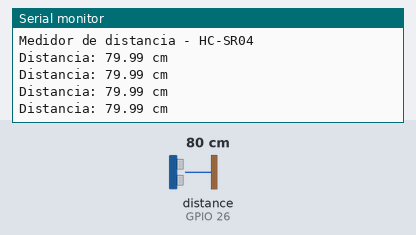
The sketch below on a simulated ESP32. On the bench: the last lines printed to the serial monitor. Wiring (inferred from the names in the program): ultrasonic range finder: trigger GPIO 27; echo GPIO 26. Inputs (shaded band) come from the test bench; at power-on: distance to the obstacle (sensor on GPIO 26) 80 cm. The echo pulse lasts 58.3 µs per cm.

Above: at 1.2 s.
1.3 s: distance to the obstacle (sensor on GPIO 26) set to 2 cm
At 1.73 s:
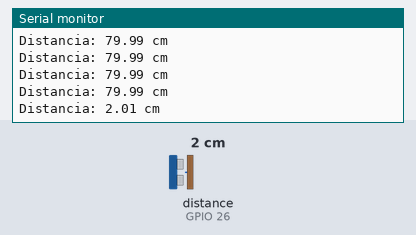
2.8 s: distance to the obstacle (sensor on GPIO 26) set to 4 cm
At 2.94 s:
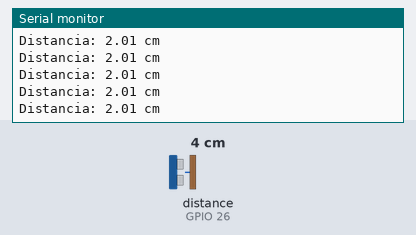
Timing chart, 0 to 5.8 s (numbered marks = the images above; inputs shaded):
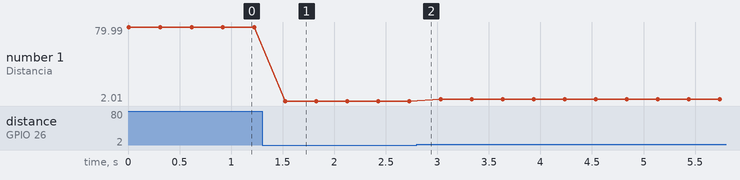

The sketch:

source.ino
```cpp
const int TRIG_PIN = 27;
const int ECHO_PIN = 26;

volatile unsigned long instanteSubida = 0;
volatile unsigned long duracaoEco = 0;
volatile bool ecoConcluido = false;

void IRAM_ATTR tratarEco() {
  if (digitalRead(ECHO_PIN) == HIGH) {
    instanteSubida = micros();
    ecoConcluido = false;
  } else {
    if (!ecoConcluido && instanteSubida != 0) {
      duracaoEco = micros() - instanteSubida;
      ecoConcluido = true;
    }
  }
}

void setup() {
  Serial.begin(115200);

  pinMode(TRIG_PIN, OUTPUT);
  pinMode(ECHO_PIN, INPUT);

  digitalWrite(TRIG_PIN, LOW);

  attachInterrupt(
    digitalPinToInterrupt(ECHO_PIN),
    tratarEco,
    CHANGE
  );

  Serial.println("Medidor de distancia - HC-SR04");
}

void loop() {
  noInterrupts();
  ecoConcluido = false;
  instanteSubida = 0;
  duracaoEco = 0;
  interrupts();

  digitalWrite(TRIG_PIN, LOW);
  delayMicroseconds(2);

  digitalWrite(TRIG_PIN, HIGH);
  delayMicroseconds(10);
  digitalWrite(TRIG_PIN, LOW);

  unsigned long inicioEspera = micros();
  const unsigned long TIMEOUT_US = 30000;

  while (true) {
    noInterrupts();
    bool concluido = ecoConcluido;
    unsigned long duracao = duracaoEco;
    interrupts();

    if (concluido) {
      float distancia = duracao * 0.0343f / 2.0f;

      Serial.print("Distancia: ");
      Serial.print(distancia, 2);
      Serial.println(" cm");
      break;
    }

    if ((unsigned long)(micros() - inicioEspera) >= TIMEOUT_US) {
      Serial.println("Sem eco ou objeto fora do alcance.");
      break;
    }
  }

  delay(300);
}
```

Measured:
- after the input at 1.3 s, the serial monitor: prints a new line after 0.23 s (image 1)
- plotted number 1: 79.99 → 2.01 after the input at 1.3 s, 2.01 → 4.01 after the input at 2.8 s
